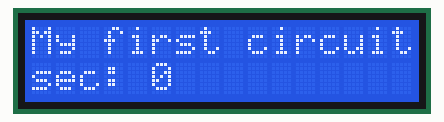
Recording of a sketch running on a simulated Arduino Uno, built with avr-gcc and run on an emulated ATmega328P. Shown: 16×2 character LCD.

Above: at 0.1 s.
At 4.1 s:
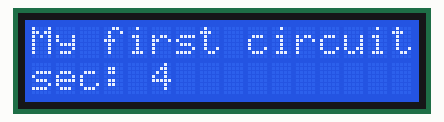
At 9.2 s:
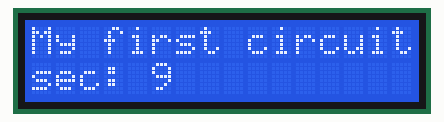
At 18.1 s:
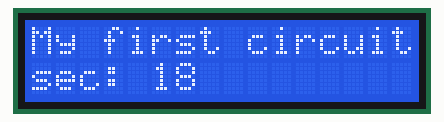
At 27.1 s:
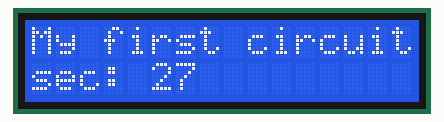
At 37.2 s:
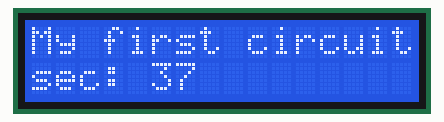

Measured:
- what the display in image 1 shows lasts 1.0 s, from 4.0 s to 5.0 s

The sketch:

K15.ino
```cpp
// LCD1602 · 화면에 값 보여 주기
// 보드: Arduino Uno / 시리얼 모니터: 9600 baud
// USB를 뽑고 배선한 뒤, 아래 연결표와 코드의 핀 번호를 대조하세요.

#include <Wire.h>
#include <hd44780.h>
#include <hd44780ioClass/hd44780_I2Cexp.h>
hd44780_I2Cexp lcd; // 지원되는 I2C 백팩의 주소·핀 연결을 자동 탐색합니다.
void setup() {
  Serial.begin(9600);
  int status = lcd.begin(16, 2); // 가로 16글자, 세로 2줄
  if (status) { Serial.println("LCD init failed"); while (true) {} }
  lcd.backlight(); lcd.print("My first circuit");
}
void loop() {
  lcd.setCursor(0, 1); // 첫째 칸, 둘째 줄. 번호는 0부터 시작합니다.
  lcd.print("sec: "); lcd.print(millis()/1000);
  delay(200);
}
```
